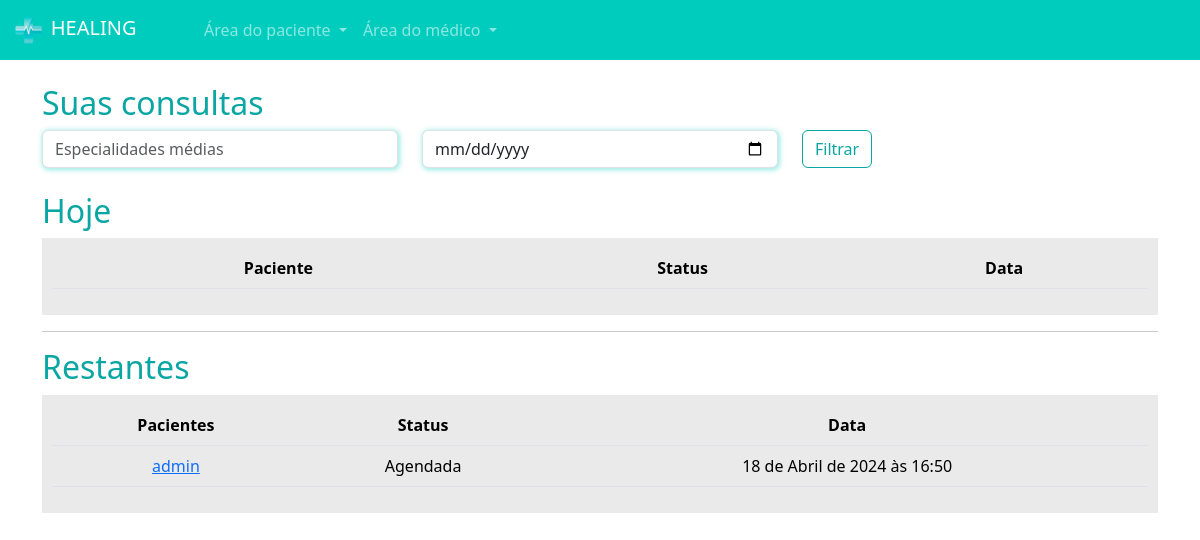
Page /medicos/consultas_medico/ (signed in) on the committed database.
### pacientes/models.py (models this page shows, shortened)
class Consulta(models.Model):
    status_choices = (
        ('A', 'Agendada'),
        ('F', 'Finalizada'),
        ('C', 'Cancelada'),
        ('I', 'Iniciada')
    )
    paciente = models.ForeignKey(User, on_delete=models.DO_NOTHING)
    data_aberta = models.ForeignKey(DatasAbertas, on_delete=models.DO_NOTHING)
    status = models.CharField(max_length=1, choices=status_choices, default='A')
    link = models.URLField(null=True, blank=True)

### medicos/models.py (models this page shows, shortened)
class DatasAbertas(models.Model):
    data = models.DateTimeField()
    user = models.ForeignKey(User, on_delete=models.DO_NOTHING)
    agendado = models.BooleanField(default=False)

### medicos/views.py (the view)
# urls.py: path('consultas_medico/', views.consultas_medico, name="consultas_medico"),
def consultas_medico(request):
    if not is_medico(request.user):
        messages.add_message(request, constants.WARNING, 'Somente médicos podem acessar essa página.')
        return redirect('/usuarios/sair')
    hoje = datetime.now().date()
    consultas_hoje = Consulta.objects.filter(data_aberta__user=request.user).filter(data_aberta__data__gte=hoje).filter(data_aberta__data__lt=hoje + timedelta(days=1))
    consultas_restantes = Consulta.objects.exclude(id__in=consultas_hoje.values('id')).filter(data_aberta__user=request.user)
    return render(request, 'consultas_medico.html', {'consultas_hoje': consultas_hoje, 'consultas_restantes': consultas_restantes, 'is_medico': is_medico(request.user)})

### medicos/models.py (called while the page is built)
def is_medico(user):
    return DadosMedico.objects.filter(user=user).exists()

### medicos/templates/consultas_medico.html (shortened to what this page needs)
{% extends "base.html" %}
{% load static %}
{% block 'head' %}
    <link rel="stylesheet" href="{% static 'medicos/css/abrir_horario.css' %}">
    <link rel="stylesheet" href="{% static 'usuarios/css/usuarios.css' %}">
    <link rel="stylesheet" href="{% static 'medicos/css/cadastro_medico.css' %}">
    <link rel="stylesheet" href="{% static 'pacientes/css/home.css' %}">
    <link rel="stylesheet" href="https://cdn.jsdelivr.net/npm/bootstrap-icons@1.11.3/font/bootstrap-icons.min.css">
{% endblock 'head' %}
{% block 'body' %}
{% include "partials/navbar.html" %}
    <div class="container">
        <br>
        <h2><span class="color-dark">Suas consultas</span></h2>
        <div class="row">
            <div class="col-md">
                <input type="text" name="especialidades" id="" class="form-control shadow-main-color" placeholder="Especialidades médias">
            </div>
            <div class="col-md">
                <input type="date" name="data" id="" class="form-control shadow-main-color" placeholder="Data da consulta">
            </div>
            <div class="col-md">
                <input type="submit" value="Filtrar" class="btn btn-dark-color-outline">
            </div>
        </div>
        <br>
        <h2><span class="color-dark">Hoje</span></h2>
        <div class="list-minhas-consultas">
            <table class="table">
                <thead>
                  <tr>
                    <th scope="col">Paciente</th>
                    <th scope="col">Status</th>
                    <th scope="col">Data</th>
                  </tr>
                </thead>
              </table>
        </div>
        <hr>
        <h2><span class="color-dark">Restantes</span></h2>
        <div class="list-minhas-consultas">
            <table class="table">
                <thead>
                  <tr>
                    <th scope="col">Pacientes</th>
                    <th scope="col">Status</th>
                    <th scope="col">Data</th>
                  </tr>
                </thead>
                <tbody>
                    {% for consulta in consultas_restantes  %}
                        <tr>
                            <td><a href="{% url 'consulta_area_medico' consulta.id %}">{{consulta.paciente}}</a></td>
                            <td>{{consulta.get_status_display}}</td>
                            <td>{{consulta.data_aberta.data}}</td>
                        </tr>
                    {% endfor %}
                </tbody>
              </table>
        </div>
    </div>
{% endblock 'body' %}

### templates/static/geral/css/base.css (style rules this page uses)
:root { --main-color: #00CCBE; --dark-color: #09A6A3; --contrast-color: #FFD686; }
.color-dark { color: var(--dark-color); }

### templates/static/usuarios/css/usuarios.css (style rules this page uses)
.btn-dark-color-outline { border: 1px solid var(--dark-color); color: var(--dark-color) }

### templates/static/medicos/css/cadastro_medico.css (style rules this page uses)
.shadow-main-color { box-shadow: 1px 1px 5px 1px rgba(0, 204, 190,.4); }

### templates/static/pacientes/css/home.css (style rules this page uses)
table { border-collapse: collapse !important; width: 100%; }
th, td { padding: 8px; text-align: center; background-color: #EAEAEA !important; }
th { background-color: #EAEAEA; }
.list-minhas-consultas { background-color: #EAEAEA; padding: 10px; }

### rows in the picture
Consulta: paciente "admin", status "Agendada", data_aberta.data "18 de Abril de 2024 às 16:50"
